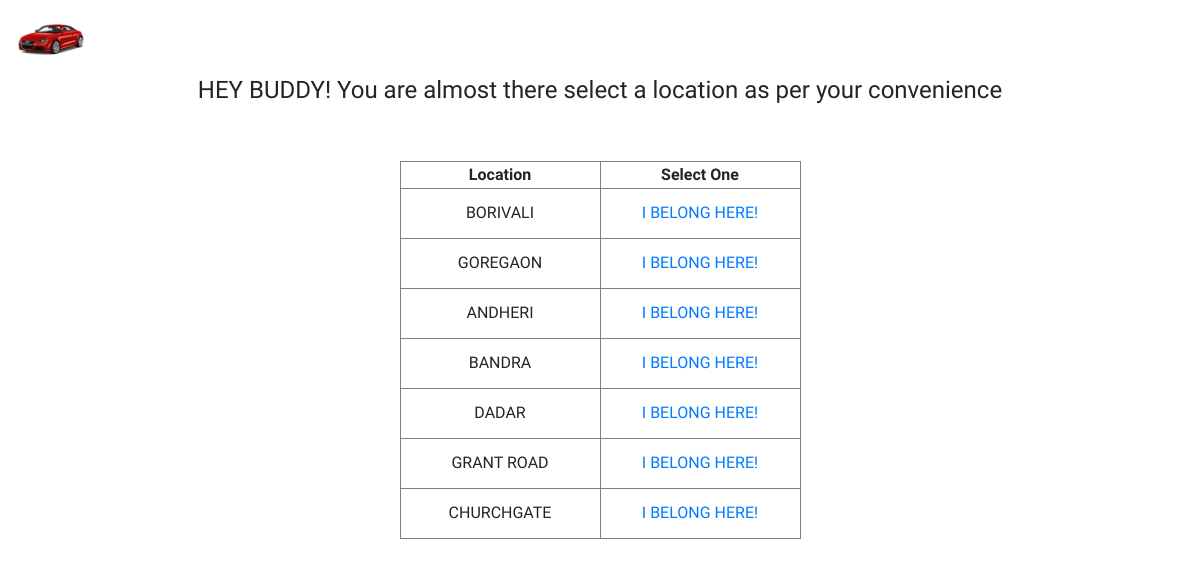
/loc/, run on the app's committed database.
### car_new/models.py (models this page shows, shortened)
class Location(models.Model):
    location=models.CharField(max_length=250)
    pickup=models.CharField(max_length=250)
    id = models.AutoField(primary_key=True)

### car_new/views.py (the view)
# urls.py: path('loc/',views.loc,name="loc"),
def loc(request):
    c=Location.objects.all()
    return render(request,'mycars.html',{'LOC':c})

### templates/mycars.html (shortened to what this page needs)
<!DOCTYPE html>
<html lang="en" dir="ltr">
  <head>
    <link rel="stylesheet" href="https://stackpath.bootstrapcdn.com/bootstrap/4.1.3/css/bootstrap.min.css"
>
  </head>
  <body>
    <nav class="navbar">
      <a class="navbar-brand" href="">
      <img src="{{STATIC_URL}}/static/images/carlogo1.png" alt="img" width="70" height="50">
    </a>
    </nav>
    <center>
    <h4> HEY BUDDY! You are almost there select a location as per your convenience</h4>
<br><br>
<table border="1">
      <tr>
        <th><center>Location</center></th>
        <th><center>Select One</center></th>
    </tr>
    {% for i in LOC %}
    <tr>
      <td width="200" height="50"><center>{{ i.location}}</center></td>
      <td width="200" height="50"><center><a href='/bill/{{i.id}}'>I BELONG HERE!</a></center></td>
    </tr>
    {% endfor %}
</center>
  </body>
</html>

### templates/mycars.html (style rules this page uses)
body { font-family: 'Viga'; }

### data on the page
Location: location "BORIVALI"
Location: location "GOREGAON"
Location: location "ANDHERI"
Location: location "BANDRA"
Location: location "DADAR"
Location: location "GRANT ROAD"
Location: location "CHURCHGATE"
